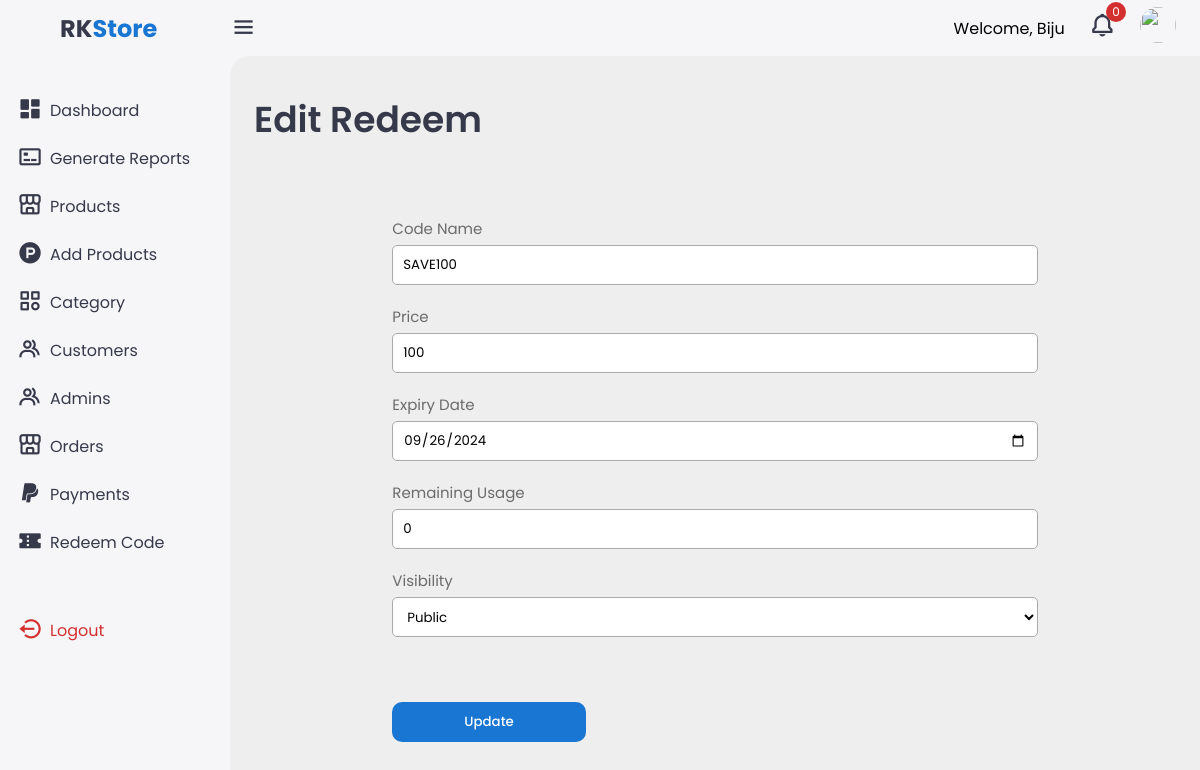
The app's page /admin/edit-redeem.php?editId=1 (signed in) with its own data.
### tables this page shows
CREATE TABLE `redeemcode` (
  `code_Id` int(11) NOT NULL,
  `code` varchar(255) NOT NULL,
  `price` decimal(10,0) DEFAULT NULL,
  `visibility` enum('public','private') DEFAULT 'public',
  `created_at` timestamp NOT NULL DEFAULT current_timestamp(),
  `expires_at` timestamp NULL DEFAULT NULL,
  `remaining_Usage` int(11) DEFAULT 0
);

### admin/edit-redeem.php (the view, shortened to what this page needs)
<?php
include_once("./include/sidebar.php");
include_once("./php/connection.php")
?>
<?php
    $id = $_GET['editId'];
    $SQL = "SELECT * FROM redeemcode WHERE code_Id='$id'";
    $result = mysqli_query($conn,$SQL);
    if(mysqli_num_rows($result)<1)
    {
        header("location:redeem-code.php");
    }
    else
    {
        $row = mysqli_fetch_assoc($result);
    }
?>
<main>
    <div class="header">
        <div class="left">
            <h1>Edit Redeem</h1>
        </div>
    </div>
    <div class="add-form">
        <form id="myForm" class="add-new-form" >
            <div class="form-group">
                <label for="cname">Code Name</label>
                <input type="text" name="cname" id="cname" value="<?php echo $row['code'] ?>">
            </div>
            <div class="form-group">
                <label for="price">Price</label>
                <input type="text" name="price" id="price" value="<?php echo $row['price'] ?>">
            </div>
            <div class="form-group">
                <label for="cd">Expiry Date</label>
                <?php
                    $dbDate = $row['expires_at'];
                    $dateOnly = explode(' ',$dbDate)[0];
                    ?>
                <input type="date" name="date" id="cd" value="<?php echo $dateOnly ?>">
            </div>
            <div class="form-group">
                <label for="ru">Remaining Usage</label>
                <input type="text" name="ru" id="ru" value="<?php echo $row['remaining_Usage'] ?>">
            </div>
            <div class="form-group">
                <label for="visibility">Visibility</label>
                <select name="visibility" id="visibility">
                    <option value="public">Public</option>
                </select>
            </div>
            <button name="submit" onclick="submitForm()">Update</button>
        </form>
    </div>
</main>
<?php
include_once("./include/bottom.php");
?>

### admin/css/style.css (style rules this page uses)
:root { --light: #f6f6f9; --primary: #1976d2; --light-primary: #cfe8ff; --grey: #eee; --dark-grey: #aaaaaa; --dark: #363949; --danger: #d32f2f; --light-danger: #fecdd3; --warning: #fbc02d; --light-warning: #fff2c6; --success: #388e3c; --light-success: #bbf7d0; }
* { margin: 0; padding: 0; box-sizing: border-box; font-family: "Poppins", sans-serif; }
html { overflow-x: hidden; }
body { background: var(--grey); overflow-x: hidden; }
.content main { width: 100%; padding: 36px 24px; max-height: calc(100vh - 56px); }
.content main .header { display: flex; align-items: center; justify-content: space-between; grid-gap: 16px; flex-wrap: wrap; }
.content main .header .left h1 { font-size: 36px; font-weight: 600; margin-bottom: 10px; color: var(--dark); }
.add-form { display: flex; justify-content: center; align-items: center; }
.add-form .add-new-form { display: flex; flex-direction: column; gap: 20px; margin-top: 60px; width: 70%; border-radius: 20px; }
.add-new-form .form-group { display: flex; flex-direction: column; gap: 5px; width: 100%; }
.add-new-form .form-group label { font-size: 15px; color: rgba(51, 51, 51, 0.7); }
.add-new-form .form-group input { height: 40px; width: 100%; padding: 0 10px; outline: none; border: 1px solid var(--dark-grey); border-radius: 5px; }
.add-new-form button { width: 30%; height: 40px; outline: none; background: var(--primary); color: white; cursor: pointer; font-weight: 500; border: none; border-radius: 10px; margin-bottom: 15px; }
.add-new-form select, .add-new-form .option { background: white; height: 40px; width: 100%; padding: 0 10px; outline: none; border: 1px solid var(--dark-grey); border-radius: 5px; }

### records on screen
redeemcode: cname "SAVE100", price "100", date "09/26/2024", ru "0"

### other values on screen
$_SESSION['name'] "Biju"
mysqli_num_rows($resulti) "0"
